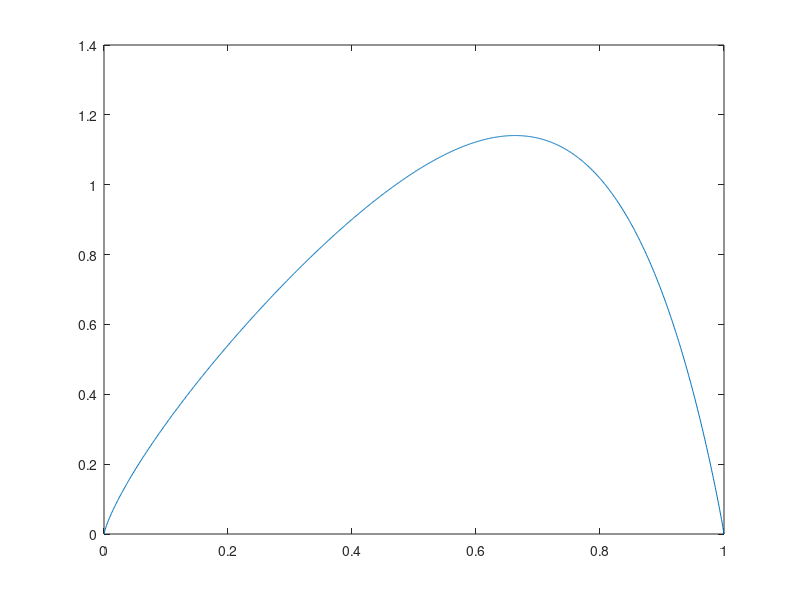

Write the MATLAB code that produced this figure.
%To Solve the differential equation -u'' + f(x,u) = 0

%Assigning maximun number of iterations
k_MAX=100;
%Assigning Tolerance Limit
TOL=10^-6;
%Taking arbitrary number of intervals N=6
N=1000;
% Let the length of one division be h
h=1/N;
% x is a vector with N+1 number of equidistant points from 0 to 1
x=linspace(0,1,N+1)';
x=x(2:N);
%Taking initial guess U0
U0=zeros(N-1,1);
k = 10^-4;

%Method 1 - Fixed Point Iteration
f=@(x,U0)(-(U0+k).^-1.5-x.*exp(4.*x));

%Computed Solution(U) is in the form AU=F
%Creating A matrix
principalDiag=[(2/(h^2))*(ones(N-1,1))];
lowerDiag=[(-1/(h^2))*(ones(N-1,1))];
upperDiag=[(-1/(h^2))*(ones(N-1,1))];
A=spdiags([lowerDiag principalDiag upperDiag],-1:1,N-1,N-1);

for iterations_performed = 1:k_MAX
     F=-f(x,U0);
     U1=A\F;
     if(max(abs(U1-U0))>TOL)
         U0=U1;
         flag_Method1=0;
     else
         flag_Method1=1;
         break;
     end
end
U1=[0; U1; 0];
x=linspace(0,1,N+1);
figure(11);
plot(x,U1);